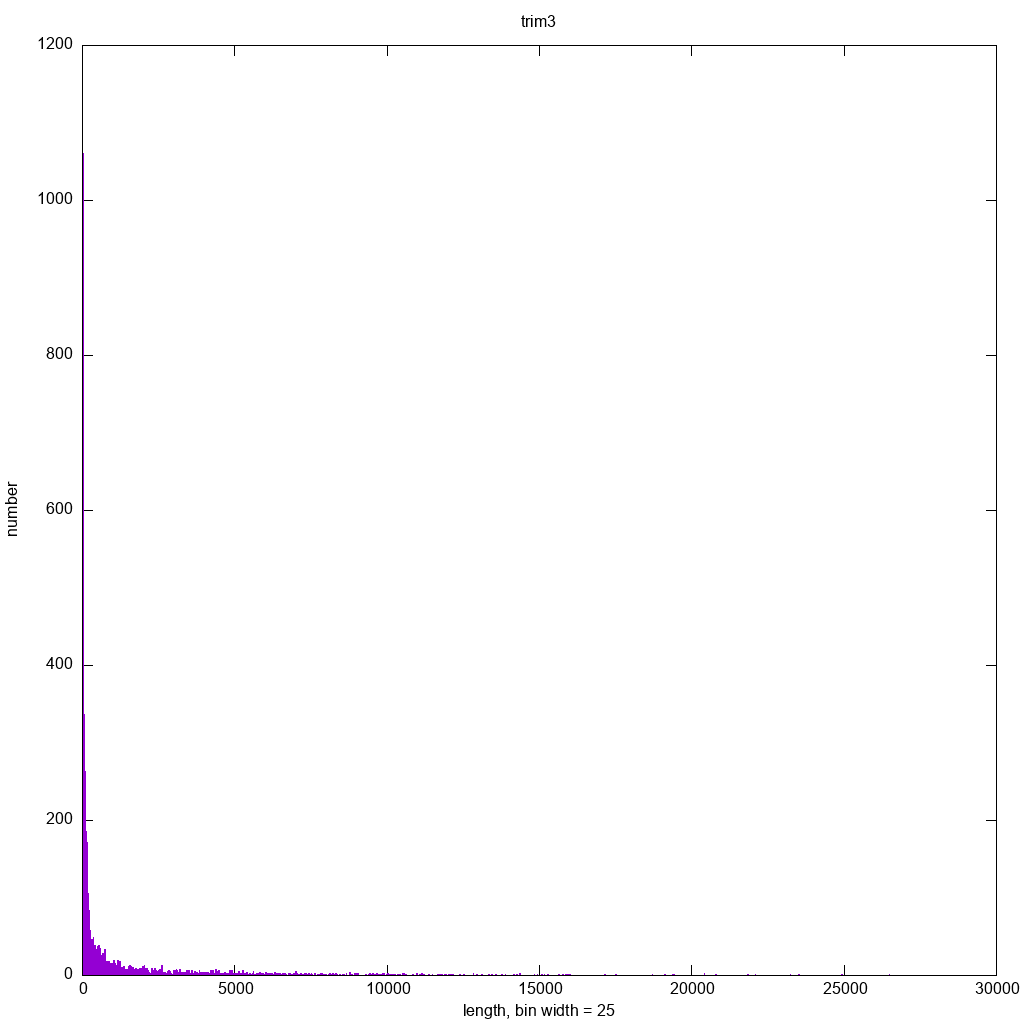

This chart was generated by the following gnuplot code:
set title 'trim3'
set xlabel 'length, bin width = 25'
set ylabel 'number'

binwidth=25
set boxwidth binwidth
bin(x,width) = width*floor(x/width) + binwidth/2.0

set terminal png size 1024,1024
set output './ecoli-12.5X.1.trimReads.trim3.png'
plot [] [0:] './ecoli-12.5X.1.trimReads.trim3.dat' using (bin($1,binwidth)):(1.0) smooth freq with boxes title ''
